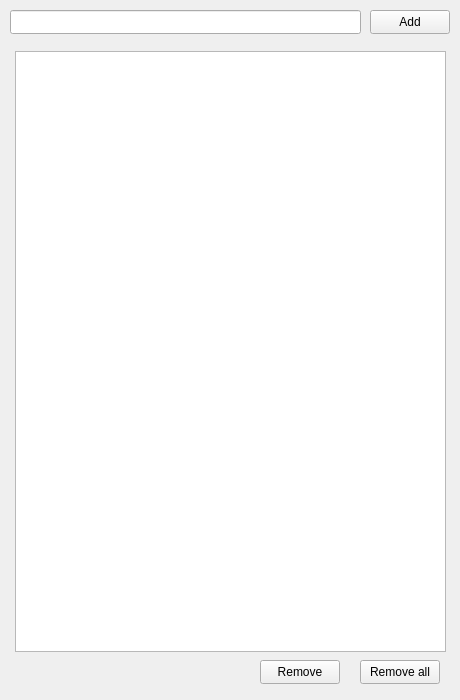
<?xml version="1.0" encoding="UTF-8"?>
<ui version="4.0">
 <class>MainWindow</class>
 <widget class="QMainWindow" name="MainWindow">
  <property name="geometry">
   <rect>
    <x>0</x>
    <y>0</y>
    <width>460</width>
    <height>700</height>
   </rect>
  </property>
  <property name="minimumSize">
   <size>
    <width>460</width>
    <height>700</height>
   </size>
  </property>
  <property name="maximumSize">
   <size>
    <width>460</width>
    <height>1111</height>
   </size>
  </property>
  <property name="windowTitle">
   <string>ToDo</string>
  </property>
  <widget class="QWidget" name="centralwidget">
   <widget class="QLineEdit" name="txtTask">
    <property name="geometry">
     <rect>
      <x>10</x>
      <y>10</y>
      <width>351</width>
      <height>24</height>
     </rect>
    </property>
   </widget>
   <widget class="QPushButton" name="btnAdd">
    <property name="geometry">
     <rect>
      <x>370</x>
      <y>10</y>
      <width>80</width>
      <height>24</height>
     </rect>
    </property>
    <property name="text">
     <string>Add</string>
    </property>
   </widget>
   <widget class="QListWidget" name="listWidget">
    <property name="geometry">
     <rect>
      <x>15</x>
      <y>51</y>
      <width>431</width>
      <height>601</height>
     </rect>
    </property>
   </widget>
   <widget class="QPushButton" name="btnRemove">
    <property name="geometry">
     <rect>
      <x>260</x>
      <y>660</y>
      <width>80</width>
      <height>24</height>
     </rect>
    </property>
    <property name="text">
     <string>Remove</string>
    </property>
   </widget>
   <widget class="QPushButton" name="btnRemoveAll">
    <property name="geometry">
     <rect>
      <x>360</x>
      <y>660</y>
      <width>80</width>
      <height>24</height>
     </rect>
    </property>
    <property name="text">
     <string>Remove all</string>
    </property>
   </widget>
  </widget>
 </widget>
 <resources/>
 <connections/>
</ui>
